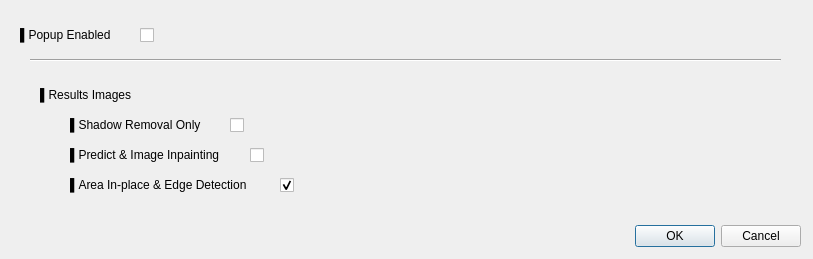
<?xml version="1.0" encoding="UTF-8"?>
<ui version="4.0">
 <class>Dialog</class>
 <widget class="QDialog" name="Dialog">
  <property name="geometry">
   <rect>
    <x>0</x>
    <y>0</y>
    <width>813</width>
    <height>259</height>
   </rect>
  </property>
  <property name="windowTitle">
   <string>Dialog</string>
  </property>
  <widget class="QDialogButtonBox" name="buttonBox">
   <property name="geometry">
    <rect>
     <x>460</x>
     <y>220</y>
     <width>341</width>
     <height>32</height>
    </rect>
   </property>
   <property name="orientation">
    <enum>Qt::Horizontal</enum>
   </property>
   <property name="standardButtons">
    <set>QDialogButtonBox::Cancel|QDialogButtonBox::Ok</set>
   </property>
  </widget>
  <widget class="QWidget" name="widget" native="true">
   <property name="geometry">
    <rect>
     <x>10</x>
     <y>10</y>
     <width>791</width>
     <height>201</height>
    </rect>
   </property>
   <widget class="QLabel" name="label_14">
    <property name="geometry">
     <rect>
      <x>10</x>
      <y>10</y>
      <width>111</width>
      <height>30</height>
     </rect>
    </property>
    <property name="text">
     <string>&lt;html&gt;&lt;head/&gt;&lt;body&gt;&lt;p&gt;▌Popup Enabled&lt;/p&gt;&lt;/body&gt;&lt;/html&gt;</string>
    </property>
   </widget>
   <widget class="QCheckBox" name="popupCheckbox">
    <property name="geometry">
     <rect>
      <x>130</x>
      <y>10</y>
      <width>14</width>
      <height>30</height>
     </rect>
    </property>
    <property name="layoutDirection">
     <enum>Qt::RightToLeft</enum>
    </property>
    <property name="text">
     <string/>
    </property>
   </widget>
   <widget class="Line" name="line">
    <property name="geometry">
     <rect>
      <x>20</x>
      <y>40</y>
      <width>751</width>
      <height>20</height>
     </rect>
    </property>
    <property name="orientation">
     <enum>Qt::Horizontal</enum>
    </property>
   </widget>
   <widget class="QLabel" name="label">
    <property name="geometry">
     <rect>
      <x>30</x>
      <y>70</y>
      <width>111</width>
      <height>30</height>
     </rect>
    </property>
    <property name="text">
     <string>&lt;html&gt;&lt;head/&gt;&lt;body&gt;&lt;p&gt;▌Results Images&lt;/p&gt;&lt;/body&gt;&lt;/html&gt;</string>
    </property>
   </widget>
   <widget class="QLabel" name="label_2">
    <property name="geometry">
     <rect>
      <x>60</x>
      <y>100</y>
      <width>151</width>
      <height>30</height>
     </rect>
    </property>
    <property name="text">
     <string>&lt;html&gt;&lt;head/&gt;&lt;body&gt;&lt;p&gt;▌Shadow Removal Only&lt;/p&gt;&lt;/body&gt;&lt;/html&gt;</string>
    </property>
   </widget>
   <widget class="QLabel" name="label_3">
    <property name="geometry">
     <rect>
      <x>60</x>
      <y>130</y>
      <width>171</width>
      <height>30</height>
     </rect>
    </property>
    <property name="text">
     <string>&lt;html&gt;&lt;head/&gt;&lt;body&gt;&lt;p&gt;▌Predict &amp;amp; Image Inpainting&lt;/p&gt;&lt;/body&gt;&lt;/html&gt;</string>
    </property>
   </widget>
   <widget class="QLabel" name="label_4">
    <property name="geometry">
     <rect>
      <x>60</x>
      <y>160</y>
      <width>201</width>
      <height>30</height>
     </rect>
    </property>
    <property name="text">
     <string>&lt;html&gt;&lt;head/&gt;&lt;body&gt;&lt;p&gt;▌Area In-place &amp;amp; Edge Detection&lt;/p&gt;&lt;/body&gt;&lt;/html&gt;</string>
    </property>
   </widget>
   <widget class="QCheckBox" name="shadowRemovalCheckbox">
    <property name="geometry">
     <rect>
      <x>220</x>
      <y>100</y>
      <width>14</width>
      <height>30</height>
     </rect>
    </property>
    <property name="layoutDirection">
     <enum>Qt::RightToLeft</enum>
    </property>
    <property name="text">
     <string/>
    </property>
   </widget>
   <widget class="QCheckBox" name="predictAndInpaintingCheckbox">
    <property name="geometry">
     <rect>
      <x>240</x>
      <y>130</y>
      <width>14</width>
      <height>30</height>
     </rect>
    </property>
    <property name="layoutDirection">
     <enum>Qt::RightToLeft</enum>
    </property>
    <property name="text">
     <string/>
    </property>
   </widget>
   <widget class="QCheckBox" name="edgeDetectionCheckbox">
    <property name="geometry">
     <rect>
      <x>270</x>
      <y>160</y>
      <width>14</width>
      <height>30</height>
     </rect>
    </property>
    <property name="layoutDirection">
     <enum>Qt::RightToLeft</enum>
    </property>
    <property name="text">
     <string/>
    </property>
    <property name="checked">
     <bool>true</bool>
    </property>
   </widget>
  </widget>
 </widget>
 <resources/>
 <connections>
  <connection>
   <sender>buttonBox</sender>
   <signal>accepted()</signal>
   <receiver>Dialog</receiver>
   <slot>accept()</slot>
   <hints>
    <hint type="sourcelabel">
     <x>248</x>
     <y>254</y>
    </hint>
    <hint type="destinationlabel">
     <x>157</x>
     <y>274</y>
    </hint>
   </hints>
  </connection>
  <connection>
   <sender>buttonBox</sender>
   <signal>rejected()</signal>
   <receiver>Dialog</receiver>
   <slot>reject()</slot>
   <hints>
    <hint type="sourcelabel">
     <x>316</x>
     <y>260</y>
    </hint>
    <hint type="destinationlabel">
     <x>286</x>
     <y>274</y>
    </hint>
   </hints>
  </connection>
 </connections>
</ui>
